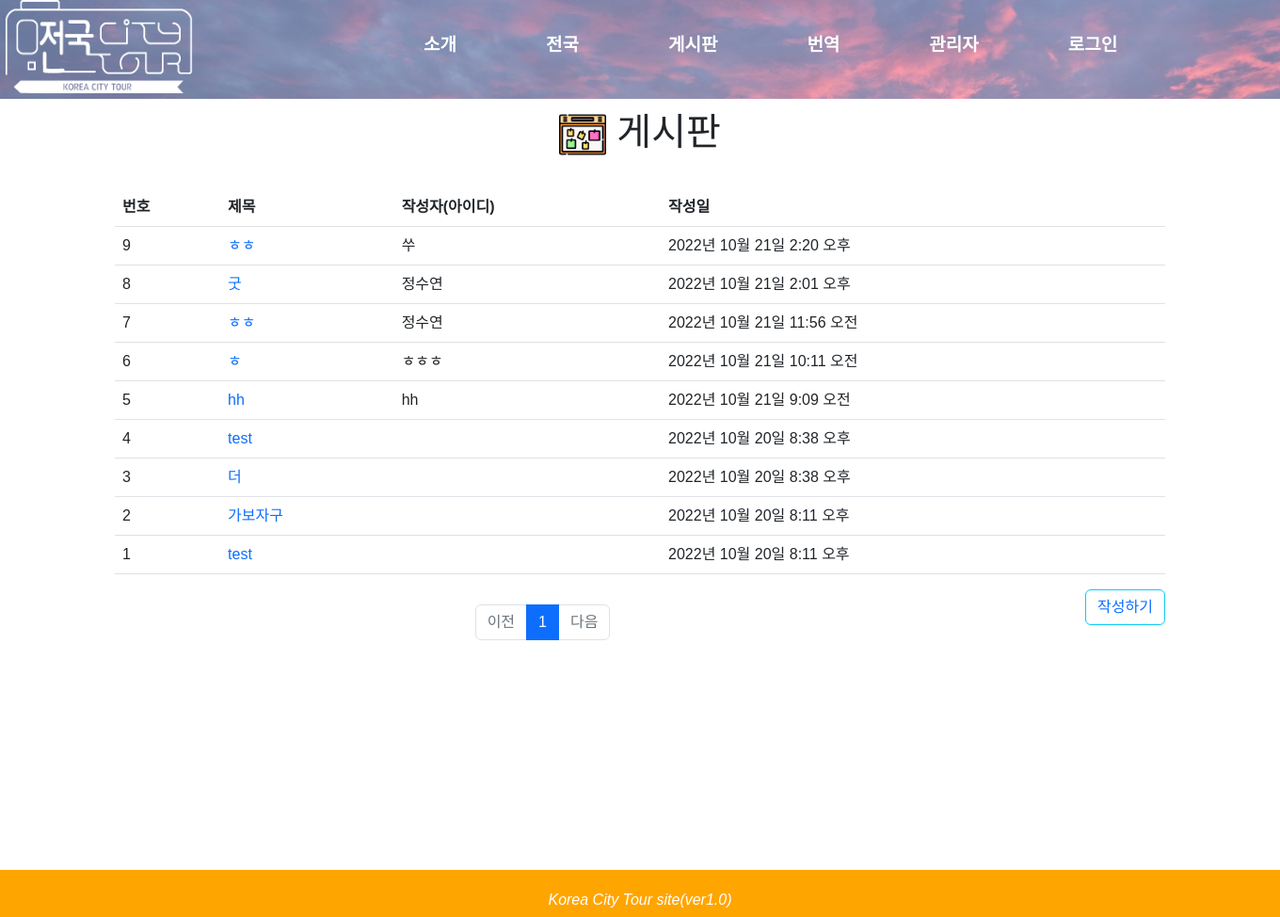
The app's page /board/board/, older data.
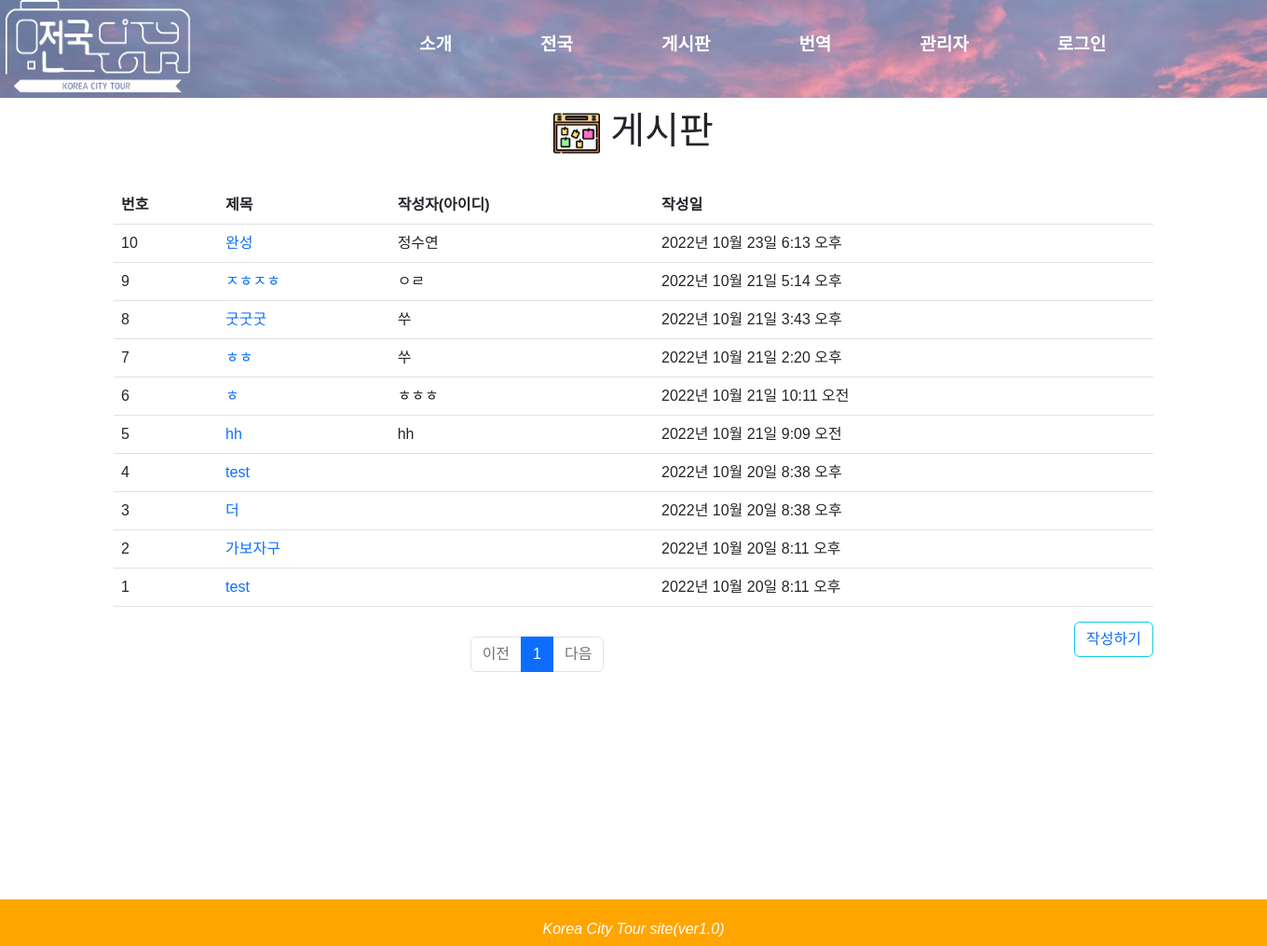
The same page, newer data.
### board/models.py (models this page shows, shortened)
class Notice(models.Model):
    title = models.CharField(max_length=50)
    name = models.CharField(max_length=20)
    contents = models.TextField()
    time = models.DateTimeField(auto_now_add=True)

### board/views.py (the view)
# urls.py: path('board/', views.board),
def board(request):
    lists = Notice.objects.all() #모든 Board가져와 저장
    page = request.GET.get('page', '1')  # GET 방식으로 정보를 받아오는 데이터
    question_list = Notice.objects.order_by('-time') # time기준으로 역순
    paginator = Paginator(question_list, 10)  # Paginator(분할될 객체, 페이지 당 담길 객체수)
    page_obj = paginator.get_page(page)  # 페이지 번호를 받아 해당 페이지를 리턴 get_page 권장
    context = {
        'page_obj': page_obj,
    }
    return render(request, 'board.html', context)

### board/templatetags/notes_filter.py (called while the page is built)
@register.filter
def sub(value, arg):
    return value - arg

### board/templates/board.html (shortened to what this page needs)
{% extends "base.html" %}
{% load notes_filter %}
{% block head %}
    <link href="https://cdn.jsdelivr.net/npm/bootstrap@5.2.2/dist/css/bootstrap.min.css" rel="stylesheet">
{% endblock %}
{% block contents %}
    <div class="container my-3">
        <h1 style = "text-align:center"><img src = "/static/images/notice.png" width = 50px height = 50px> 게시판</h1><br>
        <table class="table">
              <thead>
                  <th scope="col">번호</th>
                  <th scope="col">제목</th>
                  <th scope="col">작성자(아이디)</th>
                  <th scope="col">작성일</th>
              </thead>
              <tbody>
              {% if page_obj %}
              {% for list in page_obj %}
              <tr>
                  <td>
                    {{ page_obj.paginator.count|sub:page_obj.start_index|sub:forloop.counter0|add:1 }}
                  </td>
                  <td>
                        {% if user.id %}
                            <a href ="{{list.pk}}/">{{ list.title }}</a>
                        {% else %}
                            <a href="{% url 'common:login' %}">{{ list.title }}</a>
                        {% endif %}
                  </td>
                  <td>{{ list.name }}</td>
                  <td>{{ list.time }}</td>
              </tr>
              {% endfor %}
              {% else %}
              <tr>
                  <td colspan="4" style="text-align: center">작성글이 없습니다</td>
              </tr>
              {% endif %}
              </tbody>
        </table>
        {% if user.id %}
            <button type="button" class="btn btn-outline-info" style="float: right"><a href="writing/">작성하기</a></button>
        {% else %}
            <button type="button" class="btn btn-outline-info" style="float: right"><a href="{% url 'common:login' %}">작성하기</a></button>
        {% endif %}
    </div>
    <div id="paging">
        <ul class="pagination justify-content-center" style="margin-top: 2rem;">
            {% if page_obj.has_previous %}
            <li class="page-item">
                <a class="page-link" href="?page={{ page_obj.previous_page_number }}">이전</a>
            </li>
            {% else %}
            <li class="page-item disabled">
                <a class="page-link" tabindex="-1" aria-disabled="true" href="#">이전</a>
            </li>
            {% endif %}
            {% for page_number in page_obj.paginator.page_range %}
            {% if page_number >= page_obj.number|add:-3 and page_number <= page_obj.number|add:3 %}
            {% if page_number == page_obj.number %}
            <li class="page-item active" aria-current="page">
                <a class="page-link" href="?page={{ page_number }}">{{ page_number }}</a>
            </li>
            {% else %}
            <li class="page-item">
                <a class="page-link" href="?page={{ page_number }}">{{ page_number }}</a>
            </li>
            {% endif %}
            {% endif %}
            {% endfor %}
            {% if page_obj.has_next %}
            <li class="page-item">
                <a class="page-link" href="?page={{ page_obj.next_page_number }}">다음</a>
            </li>
            {% else %}
            <li class="page-item disabled">
                <a class="page-link" tabindex="-1" aria-disabled="true" href="#">다음</a>
            </li>
            {% endif %}
        </ul>
        <br>
    </div>
    <div id = 'wrapper'>
    </div>
    <footer>
        <p><em>Korea City Tour site(ver1.0)</em></p>
    </footer>
{% endblock %}

Row changes from the older to the newer data that the page shows:
removed Notice: paginator.count|sub "8", title "굿", name "정수연", time "2022년 10월 21일 2:01 오후"
removed Notice: paginator.count|sub "7", title "ㅎㅎ", name "정수연", time "2022년 10월 21일 11:56 오전"
added Notice: paginator.count|sub "10", title "완성", name "정수연", time "2022년 10월 23일 6:13 오후"
added Notice: paginator.count|sub "9", title "ㅈㅎㅈㅎ", name "ㅇㄹ", time "2022년 10월 21일 5:14 오후"
added Notice: paginator.count|sub "8", title "굿굿굿", name "쑤", time "2022년 10월 21일 3:43 오후"
computed for Notice "ㅎㅎ": paginator.count|sub "9" → "7"
